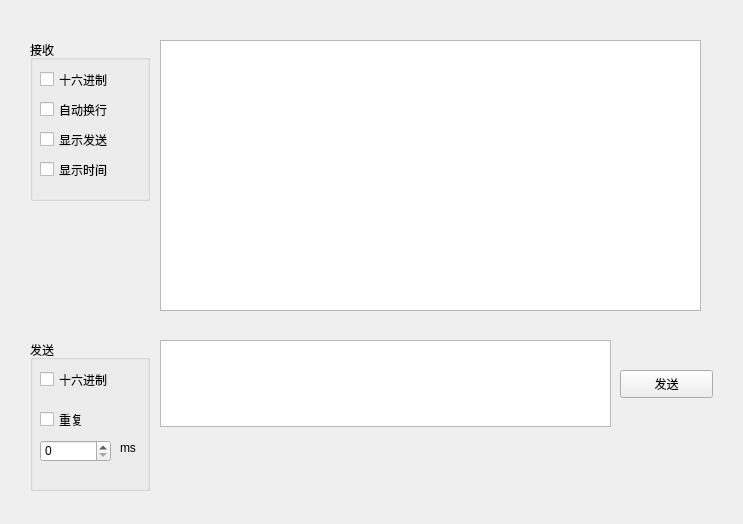
<?xml version="1.0" encoding="UTF-8"?>
<ui version="4.0">
 <class>SerialAssistant</class>
 <widget class="QWidget" name="SerialAssistant">
  <property name="geometry">
   <rect>
    <x>0</x>
    <y>0</y>
    <width>743</width>
    <height>524</height>
   </rect>
  </property>
  <property name="windowTitle">
   <string>Form</string>
  </property>
  <widget class="QTextEdit" name="textEdit">
   <property name="geometry">
    <rect>
     <x>160</x>
     <y>340</y>
     <width>451</width>
     <height>87</height>
    </rect>
   </property>
  </widget>
  <widget class="QPushButton" name="pushButton">
   <property name="geometry">
    <rect>
     <x>620</x>
     <y>370</y>
     <width>93</width>
     <height>28</height>
    </rect>
   </property>
   <property name="text">
    <string>发送</string>
   </property>
  </widget>
  <widget class="QPlainTextEdit" name="plainTextEdit">
   <property name="geometry">
    <rect>
     <x>160</x>
     <y>40</y>
     <width>541</width>
     <height>271</height>
    </rect>
   </property>
  </widget>
  <widget class="QGroupBox" name="groupBox">
   <property name="geometry">
    <rect>
     <x>30</x>
     <y>40</y>
     <width>120</width>
     <height>161</height>
    </rect>
   </property>
   <property name="title">
    <string>接收</string>
   </property>
   <widget class="QCheckBox" name="checkBox">
    <property name="geometry">
     <rect>
      <x>10</x>
      <y>30</y>
      <width>87</width>
      <height>19</height>
     </rect>
    </property>
    <property name="text">
     <string>十六进制</string>
    </property>
   </widget>
   <widget class="QCheckBox" name="checkBox_2">
    <property name="geometry">
     <rect>
      <x>10</x>
      <y>60</y>
      <width>91</width>
      <height>19</height>
     </rect>
    </property>
    <property name="text">
     <string>自动换行</string>
    </property>
   </widget>
   <widget class="QCheckBox" name="checkBox_3">
    <property name="geometry">
     <rect>
      <x>10</x>
      <y>90</y>
      <width>91</width>
      <height>19</height>
     </rect>
    </property>
    <property name="text">
     <string>显示发送</string>
    </property>
   </widget>
   <widget class="QCheckBox" name="checkBox_4">
    <property name="geometry">
     <rect>
      <x>10</x>
      <y>120</y>
      <width>91</width>
      <height>19</height>
     </rect>
    </property>
    <property name="text">
     <string>显示时间</string>
    </property>
   </widget>
  </widget>
  <widget class="QGroupBox" name="groupBox_2">
   <property name="geometry">
    <rect>
     <x>30</x>
     <y>340</y>
     <width>120</width>
     <height>151</height>
    </rect>
   </property>
   <property name="title">
    <string>发送</string>
   </property>
   <widget class="QCheckBox" name="checkBox_5">
    <property name="geometry">
     <rect>
      <x>10</x>
      <y>30</y>
      <width>91</width>
      <height>19</height>
     </rect>
    </property>
    <property name="text">
     <string>十六进制</string>
    </property>
   </widget>
   <widget class="QCheckBox" name="checkBox_6">
    <property name="geometry">
     <rect>
      <x>10</x>
      <y>70</y>
      <width>91</width>
      <height>19</height>
     </rect>
    </property>
    <property name="text">
     <string>重复</string>
    </property>
   </widget>
   <widget class="QSpinBox" name="spinBox">
    <property name="geometry">
     <rect>
      <x>10</x>
      <y>100</y>
      <width>71</width>
      <height>22</height>
     </rect>
    </property>
   </widget>
   <widget class="QLabel" name="label">
    <property name="geometry">
     <rect>
      <x>90</x>
      <y>100</y>
      <width>16</width>
      <height>15</height>
     </rect>
    </property>
    <property name="text">
     <string>ms</string>
    </property>
   </widget>
  </widget>
 </widget>
 <resources/>
 <connections/>
</ui>
